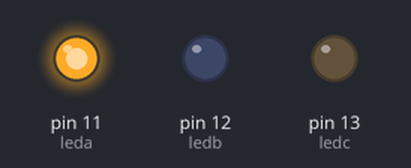
Bench run of a sketch on a simulated Arduino Uno, built with avr-gcc and run on an emulated ATmega328P. Parts: output pins drawn as LEDs (lit = HIGH).

Above: at 40.6 s.
Timing chart, 0 to 40.9 s (numbered marks = the images above):
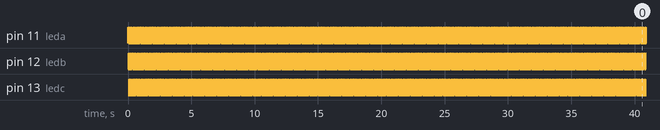

The sketch:

_3LED.ino
```cpp
float temps = 180.0;
// Conexion of the 3 LEDS to 3 digital pins
int leda = 11;
int ledb = 12;
int ledc = 13;

void setup() {
  // initialize the digital pins as an output.
  pinMode(leda, OUTPUT);
pinMode(ledb, OUTPUT);
pinMode(ledc, OUTPUT);
}


void blinkLed(int i, int intensite)//faire clignoter les LEDs
{
  int j=0;
  while(j<i)
  {
    analogWrite(leda, intensite);
    analogWrite(ledb, 0);
    analogWrite(ledc, 0);
    delay(temps/i);
    analogWrite(leda, 0);
    analogWrite(ledb, intensite);
    analogWrite(ledc, 0);
    delay(temps/i);
    analogWrite(leda, 0);
    analogWrite(ledb, 0);
    analogWrite(ledc, intensite);
    delay(temps/i);
    j++;
  }
    digitalWrite(leda, 0);
    digitalWrite(ledb, 0);
    digitalWrite(ledc, 0);

}


// the loop routine runs over and over again forever:
void loop() {
  blinkLed(4,255);
}
```

Measured:
- by itself, pin 11 (leda), pin 12 (ledb), pin 13 (ledc): alternates HIGH for 0.05 s and LOW for 0.09 s
